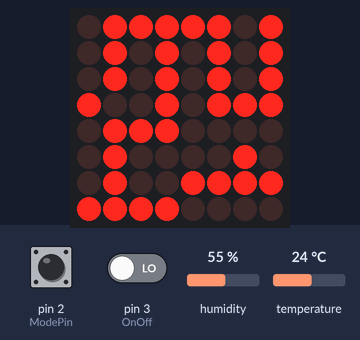
The sketch below on a simulated Arduino Uno, built with avr-gcc and run on an emulated ATmega328P. Parts: 8×8 LED matrix. The inputs (shaded band) are chosen by the test bench; at power-on: pin 2 (ModePin) LOW, temperature 24 °C, pin 3 (OnOff) LOW, humidity 55 %. The local clock reads 2024-03-15 10:24:30 at power-on unless the sketch sets it; random numbers use the default seed unless the sketch sets one.

Above: at 1.3 s.
1.4 s: pin 2 (ModePin) pulled HIGH for 0.65 s
At 3.3 s:
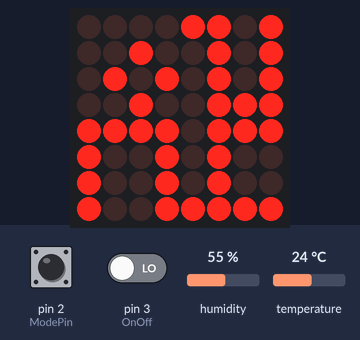
3.5 s: temperature set to 12 °C
At 5.1 s:
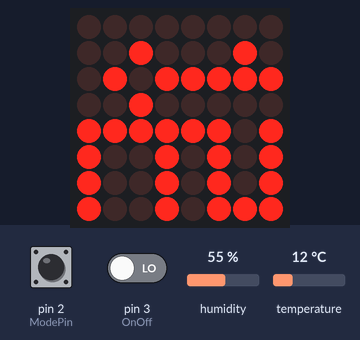
5.7 s: pin 3 (OnOff) driven HIGH
At 6.2 s:
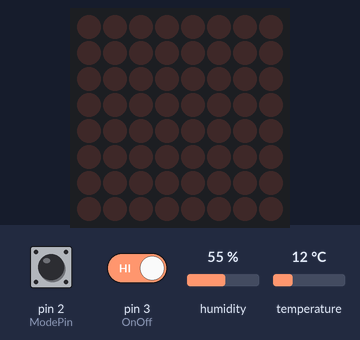
Timing chart, 0 to 8.7 s (numbered marks = the images above; inputs shaded):
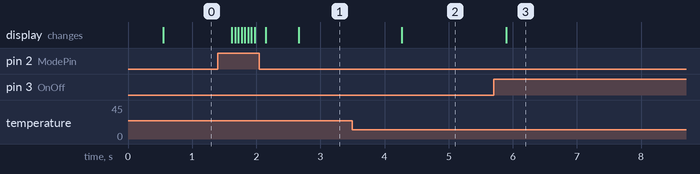

Measured:
- after the input at 1.4 s, the display: first changes after 0.22 s (image 1 shows a later state)
- after the input at 3.5 s, the display: changes after 0.77 s (image 2)
- after the input at 5.7 s, the display: changes after 0.20 s (image 3)

The sketch:

Matrix.ino
```cpp
#include <LedControl.h>
#include <DHT11.h>
#include <DS3231.h>
#include <stdlib.h>

DS3231 myRTC;
bool h12Flag;
bool pmFlag;
#define DATA_IN 12
#define CLK 11
#define LOAD 10
#define ModePin 2
#define OnOff 3
#define BRIGHTNESS 8
#define TEMP_SYMBOL 10
#define CELSIUS_SYMBOL 11
#define HUMIDITY_SYMBOL 12
#define PERCENT_SYMBOL 13

#define VRX_PIN  A0 // Arduino pin connected to VRX pin
#define VRY_PIN  A1 // Arduino pin connected to VRY pin
#define JoyButton 7  // Arduino pin connected to SW  pin
#define MAX_LENGTH 64  // Maximum length of the snake

#define LEFT_THRESHOLD  400
#define RIGHT_THRESHOLD 800
#define UP_THRESHOLD    400
#define DOWN_THRESHOLD  800

#define COMMAND_NO     0x00
#define COMMAND_LEFT   0x01
#define COMMAND_RIGHT  0x02
#define COMMAND_UP     0x04
#define COMMAND_DOWN   0x08

LedControl lc = LedControl(DATA_IN, CLK, LOAD, 1);
DHT11 dht11(4);


// SNake
int command = COMMAND_NO;
int xValue = 0;
int yValue = 0;
int row=0, col=0;

int snakeLength = 1;                  // Initial length of the snake
int snakeBody[MAX_LENGTH][2];         // Array to store snake body coordinates
unsigned long lastMoveTime = 0;       // Last move time for movement timing
const long snakeSpeed = 200;          // Movement interval in milliseconds
int foodRow = 3, foodCol = 5;         // Initial food position

// Time and humidity
int hours,minutes,seconds;
int h1, h2, m1, m2, t1, t2,hu1,hu2 = 0;
int temp = 0, humid = 0;

// Buttons
unsigned long previousMillis = 0;
const long interval = 1000;
int Mode = 0; //Mode at startup
int lastButtonState=LOW, lastOnState=LOW;  // Mode toggle for time/temperature/humidity display and On/Off
unsigned long debounceTime = 200, lastDebounce = 0, lastBounce = 0;
bool ScreenState=false;


byte nombre[][4] = {
  {0x0F, 0x09, 0x09, 0x0F}, // 0
  {0x02, 0x02, 0x06, 0x02}, // 1
  {0x08, 0x0F, 0x01, 0x0F}, // 2
  {0x01, 0x07, 0x01, 0x0F}, // 3
  {0x01, 0x0F, 0x09, 0x09}, // 4
  {0x01, 0x0E, 0x08, 0x0F}, // 5
  {0x09, 0x0E, 0x08, 0x07}, // 6
  {0x08, 0x04, 0x02, 0x0F}, // 7
  {0x09, 0x06, 0x09, 0x06}, // 8
  {0x01, 0x07, 0x09, 0x06}, // 9
  {0x00, 0x02, 0x05, 0x02}, // °
  {0x0F, 0x08, 0x08, 0x0F}, // C
  {0x09, 0x04, 0x02, 0x09}, // %
  {0x09, 0x0F, 0x09, 0x09}, // H
};

void setup() {
  lc.shutdown(0, ScreenState); // turn Matrix ON
  lc.setIntensity(0, BRIGHTNESS); // set brightness of LEDs
  lc.clearDisplay(0);
  pinMode(ModePin, INPUT);
  pinMode(OnOff, INPUT);
  Wire.begin();
  myRTC.setClockMode(false);  // set to 24h
  myRTC.setYear(2024);
  myRTC.setMonth(11);
  myRTC.setDate(25);
  myRTC.setDoW(1);
  myRTC.setHour(21);// edit here to set time for now
  myRTC.setMinute(54);
  myRTC.setSecond(10);
  seconds = myRTC.getSecond();
  minutes = myRTC.getMinute();
  hours = myRTC.getHour(h12Flag, pmFlag);
  snakeBody[0][0] = 4;  // Initial row of the snake's head
  snakeBody[0][1] = 4;  // Initial column of the snake's head
  // Generate initial food on the matrix
  lc.setLed(0, foodRow, foodCol, true);
}

//############################################################################ END OF SETUP ##################################################################################


void updateMatrix(int tl, int tr, int bl, int br) {
  displayDigitRotated(tl, 0, 4);
  displayDigitRotated(tr, 4, 4);
  displayDigitRotated(bl, 0, 0);
  displayDigitRotated(br, 4, 0);
}

void resetMatrix() {
  lc.clearDisplay(0);
}

void displayDigitRotated(int digit, int rowOffset, int colOffset) {
  for (int col = 0; col < 4; col++) {
    byte colPattern = nombre[digit][col];
    for (int row = 0; row < 4; row++) {
      bool ledState = colPattern & (1 << (3 - row));
      lc.setLed(0, row + rowOffset, col + colOffset, ledState);
    }
  }
}

void displayTime() {
    h2 = hours % 10;
    h1 = hours / 10;
    m2 = minutes % 10;
    m1 = minutes / 10;
    updateMatrix(h1, h2, m1, m2);
}

void displayTemperature() {
    t2 = temp % 10;
    t1 = temp / 10;
    updateMatrix(t1, t2, TEMP_SYMBOL, CELSIUS_SYMBOL);
}

void displayHumidity() {
    hu2 = humid % 10;
    hu1 = humid / 10;
    updateMatrix(hu1, hu2, HUMIDITY_SYMBOL, PERCENT_SYMBOL);
}

bool isButtonPressed(int pin, int &lastState, unsigned long &lastBounceTime, unsigned long debounceDelay) {
    int currentState = digitalRead(pin);
    if ((currentState == HIGH) && (lastState == LOW) && (millis() - lastBounceTime >= debounceDelay)) {
        lastBounceTime = millis();
        lastState = currentState;
        return true;
    }
    lastState = currentState;
    return false;
}

void ModeChangeAnimation() {
    for (int diag = 0; diag < 8; diag++) {
        for (int row = 0; row <= diag; row++) {
            int col = diag - row;
            if (col < 8 && row < 8) lc.setLed(0, row, col, true);
        }
        delay(50);
    }
    delay(100);
    resetMatrix();
}

void snake(){

// Get the current time
  unsigned long currentMillis = millis();

  // Only update movement if enough time has passed
  if (currentMillis - lastMoveTime >= snakeSpeed) {
    lastMoveTime = currentMillis;  // Update the last move time
    xValue = analogRead(VRX_PIN);
    yValue = analogRead(VRY_PIN);
    command = COMMAND_NO;

    // Determine direction
    if (xValue < LEFT_THRESHOLD) command |= COMMAND_DOWN;
    else if (xValue > RIGHT_THRESHOLD) command |= COMMAND_UP;
    if (yValue < UP_THRESHOLD) command |= COMMAND_RIGHT;
    else if (yValue > DOWN_THRESHOLD) command |= COMMAND_LEFT;

    // Calculate new head position
    int newRow = snakeBody[0][0];
    int newCol = snakeBody[0][1];

    if ((command & COMMAND_LEFT) && newCol > 0) newCol--;
    if ((command & COMMAND_RIGHT) && newCol < 7) newCol++;
    if ((command & COMMAND_UP) && newRow > 0) newRow--;
    if ((command & COMMAND_DOWN) && newRow < 7) newRow++;


    // Check if the snake eats the food
    if (newRow == foodRow && newCol == foodCol) {
        snakeLength++;  // Increase snake length
        generateFood(); // Generate new food
    }

    // Update snake body positions
    for (int i = snakeLength - 1; i > 0; i--) {
        snakeBody[i][0] = snakeBody[i - 1][0];  // Move each segment to the previous segment's position
        snakeBody[i][1] = snakeBody[i - 1][1];
    }

    // Set the new head position
    snakeBody[0][0] = newRow;
    snakeBody[0][1] = newCol;

    // Clear the matrix
    lc.clearDisplay(0);

    // Draw the snake
    for (int i = 0; i < snakeLength; i++) {
        lc.setLed(0, snakeBody[i][0], snakeBody[i][1], true);
    }

    // Draw the food
    lc.setLed(0, foodRow, foodCol, true);
  }
}

void generateFood() {
    bool valid = false;
    while (!valid) {
        foodRow = random(0, 8);
        foodCol = random(0, 8);

        // Ensure food does not spawn on the snake
        valid = true;
        for (int i = 0; i < snakeLength; i++) {
            if (snakeBody[i][0] == foodRow && snakeBody[i][1] == foodCol) {
                valid = false;
                break;
            }
        }
    }
}


//################################################################################ MAIN ###################################################################################

void loop() {
  if (isButtonPressed(ModePin, lastButtonState, lastDebounce, debounceTime)) {
    Mode = (Mode + 1) % 4;  // Cycle through modes
    ModeChangeAnimation();
  }

  if (isButtonPressed(OnOff, lastOnState, lastBounce, debounceTime)) {
    ScreenState = !ScreenState;    // Toggle screen state
    lc.shutdown(0, ScreenState);  // Update the LED matrix
  }
  if (Mode==3){
    snake();
    return;
  }

  seconds = myRTC.getSecond();
  if (seconds==0){
    minutes = myRTC.getMinute();
    hours = myRTC.getHour(h12Flag, pmFlag);
  }

  // get temperature and humidity readings from DHT11 sensor
  dht11.readTemperatureHumidity(temp, humid);

  if (!ScreenState){
    switch (Mode) {
    case 0: displayTime(); break;
    case 1: displayTemperature(); break;
    case 2: displayHumidity(); break;
    case 3: snake(); break;
    }
  } else {
    resetMatrix();
  }
}
```
